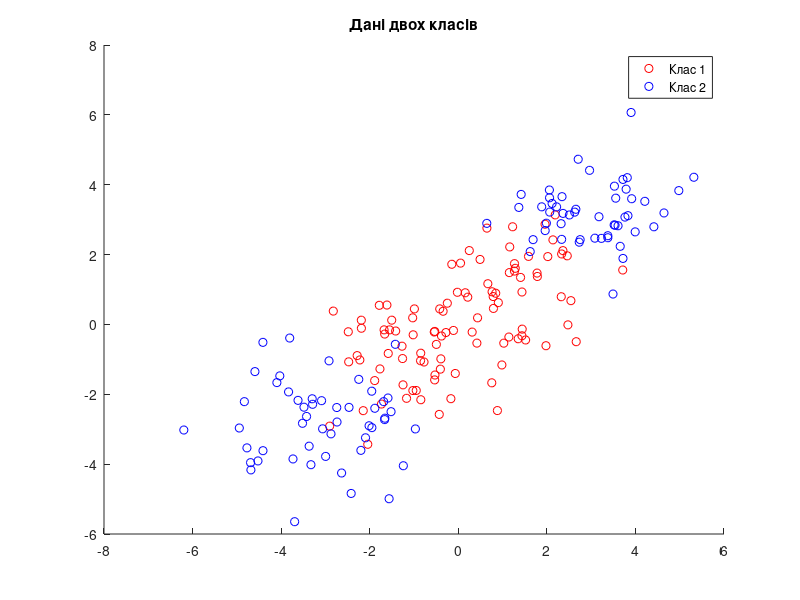

Write MATLAB code to recreate this figure. (Note: this script raises an error after producing the figure.)
% Векторні дані для двох класів
class1 = [randn(50, 2) + 1; randn(50, 2) - 1];
class2 = [randn(50, 2) + 3; randn(50, 2) - 3];

% Позначки класів
labels1 = ones(100, 1);
labels2 = -ones(100, 1);

% Об'єднання даних і позначок
data = [class1; class2];
labels = [labels1; labels2];

% Візуалізація даних
figure;
scatter(class1(:,1), class1(:,2), 'r');
hold on;
scatter(class2(:,1), class2(:,2), 'b');
title('Дані двох класів');
legend('Клас 1', 'Клас 2');
hold off;
% Визначення початкових кодових векторів (прототипів)
initial_prototypes = [mean(class1); mean(class2)];

% Навчання LVQ1
net1 = lvqnet(2, 0.1, 'learnlv1');
net1.IW{1,1} = initial_prototypes;

% Підготовка даних для навчання
training_data = data';
training_labels = labels';

% Навчання мережі
net1 = train(net1, training_data, training_labels);
% Тестові дані
test_data = [randn(50, 2) + 2; randn(50, 2) - 2];
test_labels = [ones(25, 1); -ones(25, 1)];

% Класифікація тестових даних
test_results = net1(test_data');
predicted_labels = sign(test_results);

% Візуалізація результатів тестування
figure;
gscatter(test_data(:,1), test_data(:,2), predicted_labels, 'rb', 'xo');
title('Результати класифікації за допомогою LVQ1');
legend('Клас 1', 'Клас 2');
